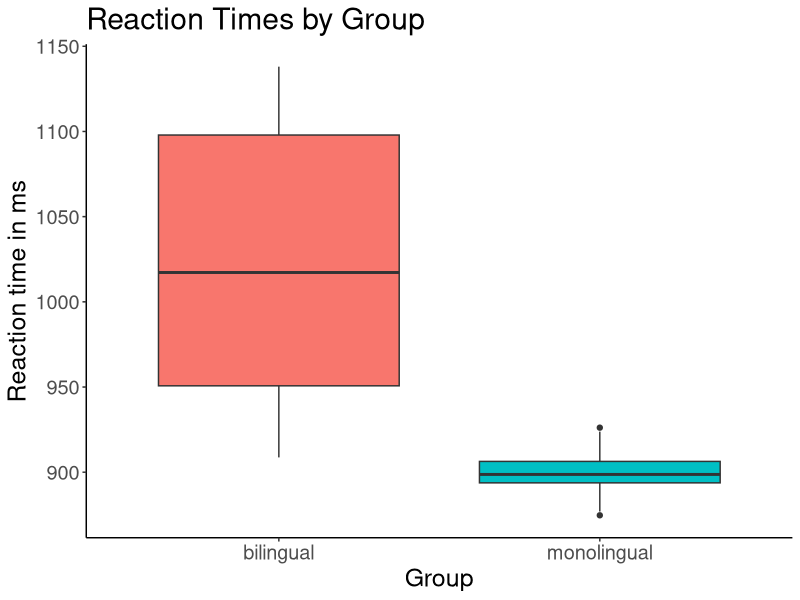
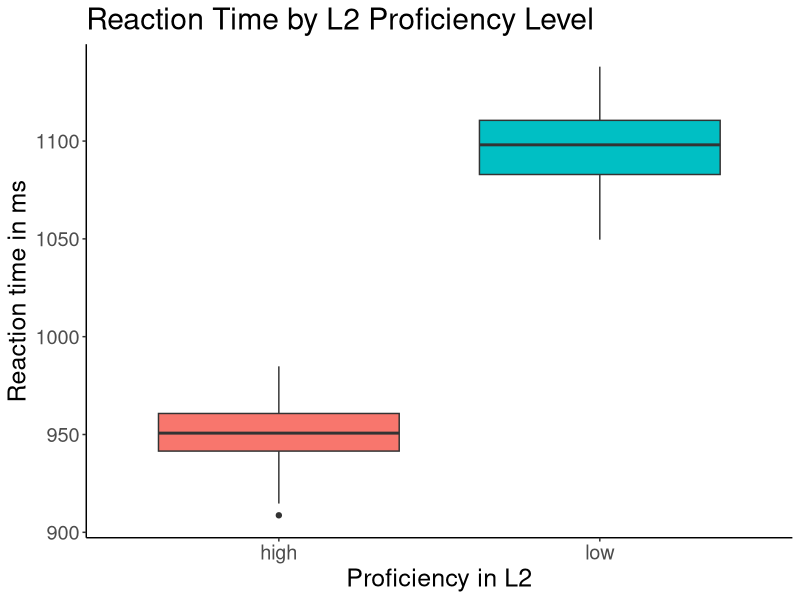
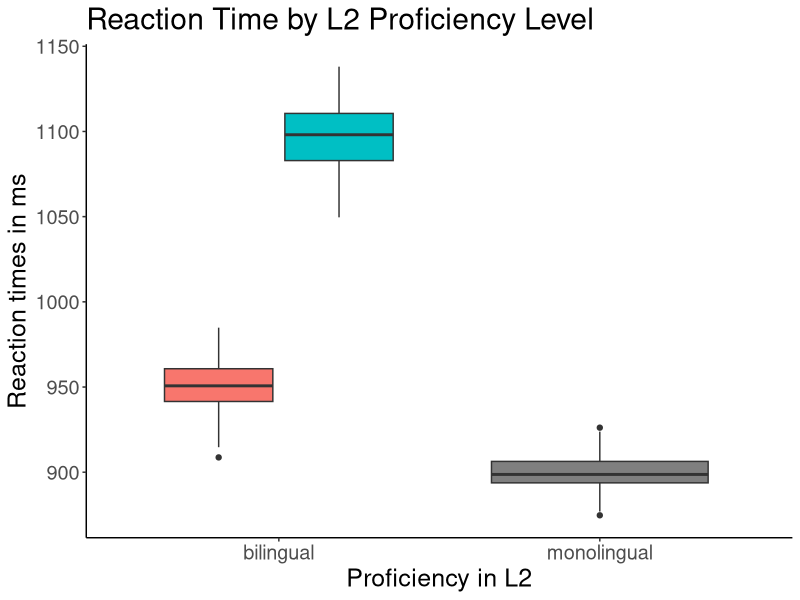
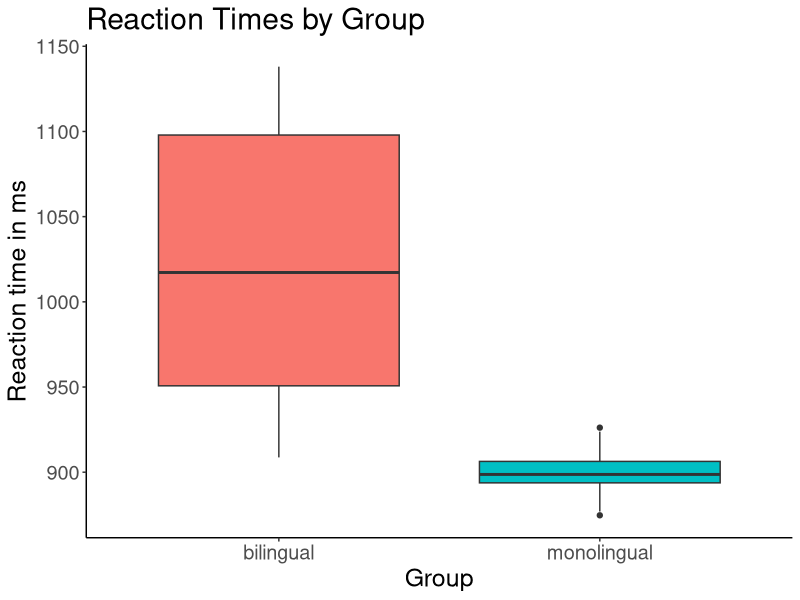
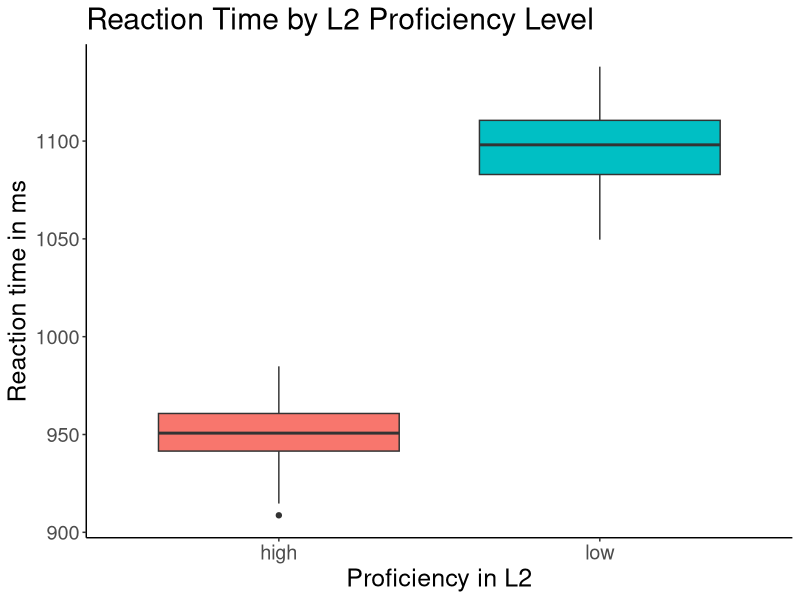
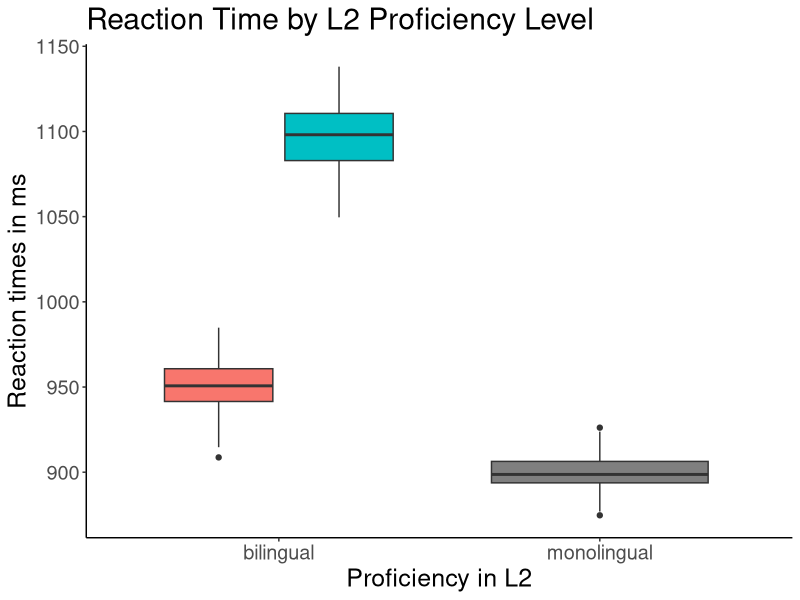

Generate these figures, in order, with R:
# Load up library packages
library(dplyr)
library(ggplot2)

# Read Data
# Set our new working directory to the current folder
setwd("C:/Users/nade/Desktop/Data Analysis R")
# Read in data as table from txt format
dt <- read.table("data/rcourse_lesson1_data.txt", header = T, sep = "\t")

# To examine data
# dim() tells the number of rows and columns in the data
dim(dt)
# head() shows the first few rows of the data
head(dt)
# tail() prints the last few rows of the data
tail(dt)
# xtabs() gives the data points in a given level of variable
xtabs(~group, dt)

# Now use dplyr package to create sub-data frame, which inlcudes only the
# bilinguals
# We name it as data_bl
# Now subset out bilingual
# %>% is the pipe in dplyr package
data_bl <- dt %>% filter(group == "bilingual")
# Now we can check the subset data using the same functions
dim(data_bl)
head(data_bl)
tail(data_bl)
xtabs(~group, data_bl)

# To make a figure
# making a boxplot of reaction times separated by our two groups
### FIGURES BY GROUP
dt.plot <- ggplot(dt, aes(x = group, y = rt)) + geom_boxplot(aes(fill = group)) +
  ggtitle("Reaction Times by Group") +
  xlab("Group") + ylab("Reaction time in ms") +
  theme_classic() + theme(text = element_text(size = 18), title = element_text(size=18),
                          legend.position = "none")
dt.plot
# After that, we want to save the figures into the folder
# We first use the pdf() function and specify the root folder
# followed by the name
pdf("figures/dt_boxplot.pdf")
dt.plot # execute once more the plot
dev.off() # device off to close the graphics device pdf() function

### WITHIN BILINGUAL GROUP
### MAKE A PLOT OF FIGURE
dt.plot2 <- ggplot(data_bl, aes(x = type, y = rt)) + geom_boxplot(aes(fill=type)) +
  ggtitle("Reaction Time by L2 Proficiency Level") + xlab("Proficiency in L2") +
  ylab("Reaction time in ms") + theme_classic() +
  theme(text = element_text(size=18), title = element_text(size=18), legend.position = "none")
dt.plot2
# SAVE TO PDF
pdf("figures/lesson1_second_boxplot.pdf")
dt.plot2
dev.off()

### bilinguals with monolinguals Plot
dt.plot3 <- ggplot(dt, aes(x = group, y = rt)) + geom_boxplot(aes(fill = type)) +
  ggtitle("Reaction Time by L2 Proficiency Level") + xlab("Proficiency in L2") +
  ylab("Reaction times in ms") + theme_classic() + 
  theme(text = element_text(size=18), title = element_text(size=18), legend.position = "none")
dt.plot3
pdf("figures/lesson1_third_boxplot.pdf")
dt.plot3
dev.off()

### DONE


## RUN DESCRIPTIVE STATISTICS ####
# Summarise data
data_sum <- dt %>%
  # Say what you want to summarise by, here it's 'group'
  group_by(group) %>%
  # Get mean, standard deviation, maximum, and minimum reaction times for each group
  summarise(rt_mean = mean(rt),
            rt_sd = sd(rt),
            rt_max = max(rt),
            rt_min = min(rt)) %>%
  # Ungroup the data so future analyses can be done on the data frame as a whole,
  # not by group
  ungroup()

data_sum

# Summarise data for bilinguals
data_bl_sum <- data_bl %>%
  # Say what you want to summarise by, here it's type
  group_by(type) %>%
  # Get mean, standard deviation, maximum, and minimum reaction times for each type
  summarise(rt_mean = mean(rt),
            rt_sd = sd(rt),
            rt_max = max(rt),
            rt_min = min(rt)) %>%
  # Ungroup the data so future analyses can be done on the data frame as a whole,
  # not by type
  ungroup()

data_bl_sum
